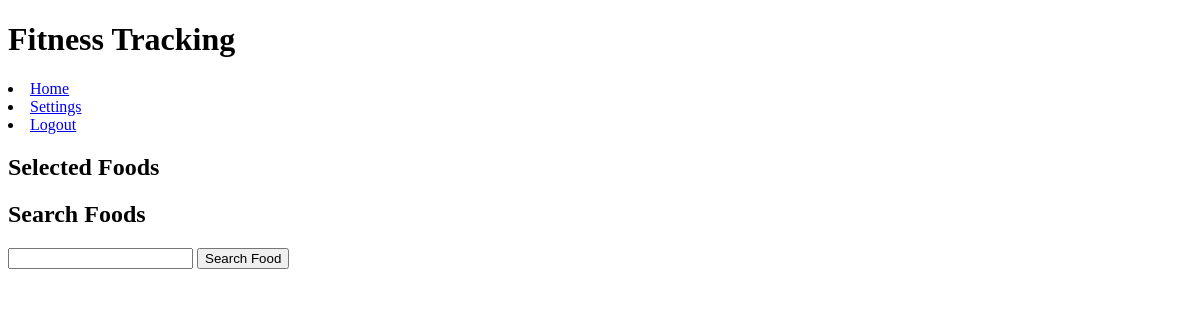
/tracking/ (signed in), run on an earlier commit of the app's database.
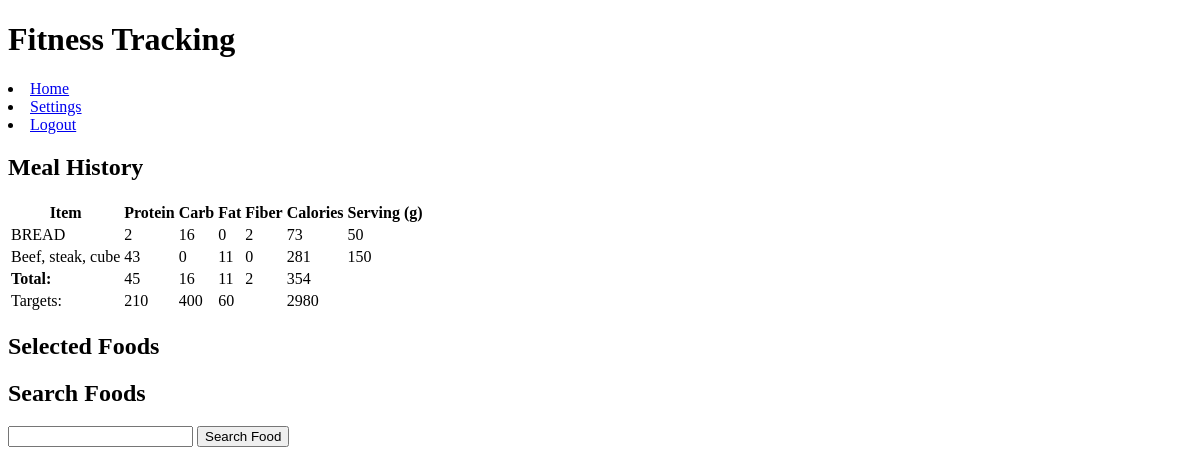
And on a later commit of the database.
### tracking/models.py (models this page shows)
class User(AbstractUser):
    id = models.AutoField(primary_key=True)
    protein_goal = models.IntegerField()
    carb_goal = models.IntegerField(default=0)
    fat_goal = models.IntegerField(default=0)
    calorie_goal = models.IntegerField(default=0)

### tracking/views.py (the view, shortened to what this page needs)
# urls.py: path('', views.index, name='index'),
def index(request):
    meals = Meal.objects.filter(account=request.user.id, time=datetime.date.today())
    res = []
    totals = [0,0,0,0,0]
    for i in range(len(meals)):
        meal_data = eval(meals[i].contents)
        for food in meal_data:
            res.append(food)
            for i in range(1, len(food)-1):
                totals[i-1] += int(food[i])
    context = {
        'key':api_key,
        'meals':res,
        'totals':totals}
    if request.method == 'GET':
        return render(request, 'tracking/index.html', context)

### tracking/templates/tracking/index.html (shortened to what this page needs)
{% extends "tracking/layout.html" %}
    {% block body %}
    {% if meals %}
    <h2>Meal History</h2>
    <div>
        <table>
            <tr>
                <th>Item</th>
                <th>Protein</th>
                <th>Carb</th>
                <th>Fat</th>
                <th>Fiber</th>
                <th>Calories</th>
                <th>Serving (g)</th>
            </tr>
            {% for meal in meals %}
            <tr>
                {% for item in meal %}
                <td>{{item}}</td>
                {% endfor %}
            </tr>
            {% endfor %}
            <tr>
                <td><strong>Total: </strong></td>
                {% for item in totals %}
                <td>{{item}}</td>
                {% endfor %}
            </tr>
            <tr>
                <td>Targets:</td>
                <td>{{user.protein_goal}}</td>
                <td>{{user.carb_goal}}</td>
                <td>{{user.fat_goal}}</td>
                <td></td>
                <td>{{user.calorie_goal}}</td>
            </tr>
        </table>
    </div>
    {% endif %}
    <H2>Selected Foods</H2>
    <h2>Search Foods</h2>
    <div>
        <form onSubmit='return false' action="{% url 'index' %}" method="POST" id="lookup">
            <input type="text" name="food" id="food">
            <button id="submit">Search Food</button>
        </form>
    </div>
    {% load static %}
    {% endblock %}

### tracking/templates/tracking/layout.html (shortened to what this page needs)
{% load static %}
<!DOCTYPE html>
<html lang="en">
    <head>
        <link href="{% static 'tracking/styles.css' %}" rel="stylesheet">
    </head>
    <body>
        <h1>Fitness Tracking</h1>
        <div>
            <li>
                <a href="{% url 'index' %}">Home</a>
            </li>
            {% if user.is_authenticated %}
            <li>
                <a href="{% url 'settings' %}">Settings</a>
            </li>
            <li>
                <a href="{% url 'logout' %}">Logout</a>
            </li>
            {% endif %}
        </div>
            {% block body %}
            {% endblock %}
    </body>
</html>

What changed in the data, as far as the page shows it:
now on this page (row edited): User: protein_goal "210", carb_goal "400", fat_goal "60", calorie_goal "2980"
Also different on the page:
text now shown: "Meal History Item Protein Carb Fat Fiber Calories Serving (g) Total: Targets:"
new list line: "BREAD 2 16 0 2 73 50"
new list line: "Beef, steak, cube 43 0 11 0 281 150"
new list line: "45"
new list line: "16"
new list line: "11"
new list line: "2"
new list line: "354"
